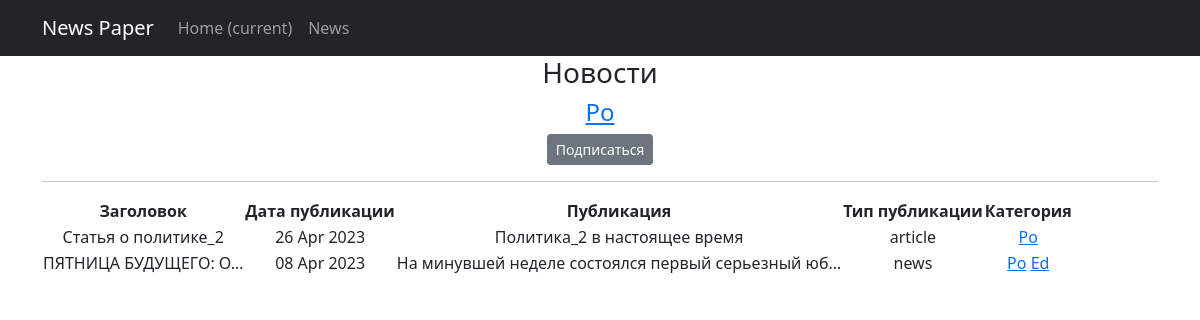
The app's page /news/categories/2, older data.
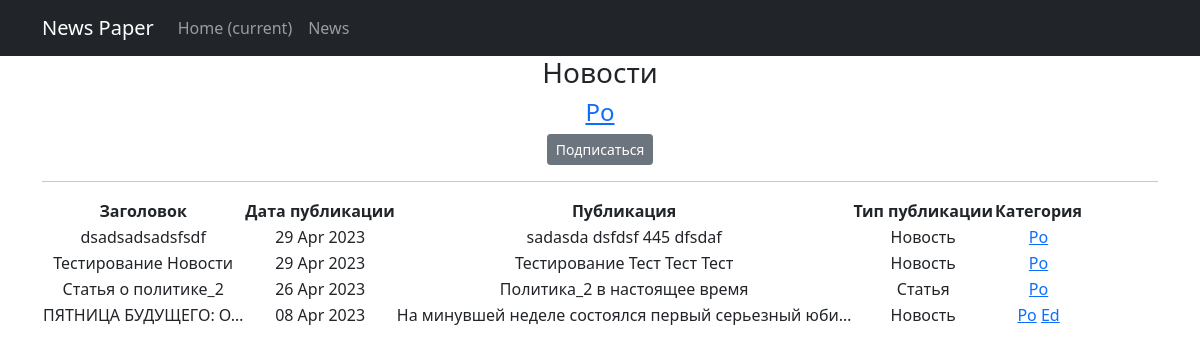
The same page, newer data.
### news/models.py (models this page shows, shortened)
class Post(models.Model):
    author = models.ForeignKey(Author, on_delete=models.CASCADE)
    article_news = models.CharField(max_length=2, choices=SELECTION, default=news)
    date_in = models.DateTimeField(auto_now_add=True)
    title = models.CharField(max_length=255)
    text = models.TextField()
    rating_news = models.IntegerField(default=0)
    category = models.ManyToManyField(Category, through='PostCategory')

class Category(models.Model):
    topic = models.CharField(max_length=2, choices=TOPICS, default=politics, unique=True)
    subscribers = models.ManyToManyField(User, related_name='categories')
    def __str__(self):
        return self.topic.title()

### news/views.py (the view)
# urls.py: path('categories/<int:pk>', CategoryListView.as_view(), name='category_list'),
class CategoryListView(ListView):
    model = Post
    template_name = 'category_list.html'
    context_object_name = 'category_news_list'
    def get_queryset(self):
        self.category = get_object_or_404(Category, id=self.kwargs['pk'])
        queryset = Post.objects.filter(category=self.category).order_by('-date_in')
        return queryset
    def get_context_data(self, **kwargs):
        context = super().get_context_data(**kwargs)
        context['is_not_subscriber'] = self.request.user not in self.category.subscribers.all()
        context['category'] = self.category
        return context

### news/templatetags/custom_filters.py (called while the page is built)
@register.filter()
def censor(word):
    if isinstance(word, str):
        for i in word.split():
            if i.capitalize() in cens:
                word = word.replace(i, i[0] + '*' * len(i))
    else:
        raise ValueError('custom_filters -> censor -> A string is expected, but a different data type has been entered')
    return word

### templates/category_list.html (shortened to what this page needs)
{% extends 'flatpages/default.html' %}
{% load custom_filters %}
{% block content %}
    <h3> Новости </h3>
    <h4><a href="{{ category.id }}" >{{ category }}</a></h4>
    <form action="" method="get">
        {% if is_not_subscriber %}
         <p class="text-center"><a href="{% url 'subscribe' category.id %}" class="btn btn-secondary btn-sm">Подписаться</a></p>
        {% endif %}
    </form>
    <hr>
    {% if category_news_list %}
        <table>
            <tr>
                <td><b>Заголовок</b></td>
                <td><b>Дата публикации</b></td>
                <td><b>Публикация</b></td>
                <td><b>Тип публикации</b></td>
                <td><b>Категория</b></td>
            </tr>
            {% for post in category_news_list %}
            <tr>
                <td>{{ post.title|truncatechars:20|censor }}</td>
                <td>{{ post.date_in|date:'d M Y' }}</td>
                <td>{{ post.text|truncatechars:50|censor }}</td>
                <td>{{ post.get_article_news_display }}</td>
                <td>{% for category in post.category.all %}
                <a href="{{ category.id }}">{{ category }}</a>
                {% endfor %}
                </td>
            </tr>
            {% endfor %}
        </table>
    {% else %}
        <h2>Новостей нет!</h2>
    {% endif %}
{% endblock content %}

Row changes from the older to the newer data that the page shows:
added Post: title|censor "dsadsadsadsfsdf", date_in "29 Apr 2023", text|censor "sadasda dsfdsf 445 dfsdaf", article_news "Новость", Category (topic "Po")
added Post: title|censor "Тестирование Новости", date_in "29 Apr 2023", text|censor "Тестирование Тест Тест Тест", article_news "Новость", Category (topic "Po")
changed Post "Статья о политике_2": article_news "article" → "Статья"
changed Post "ПЯТНИЦА БУДУЩЕГО: О…": text|censor "На минувшей неделе состоялся первый серьезный юб…" → "На минувшей неделе состоялся первый серьезный юби…"; article_news "news" → "Новость"
